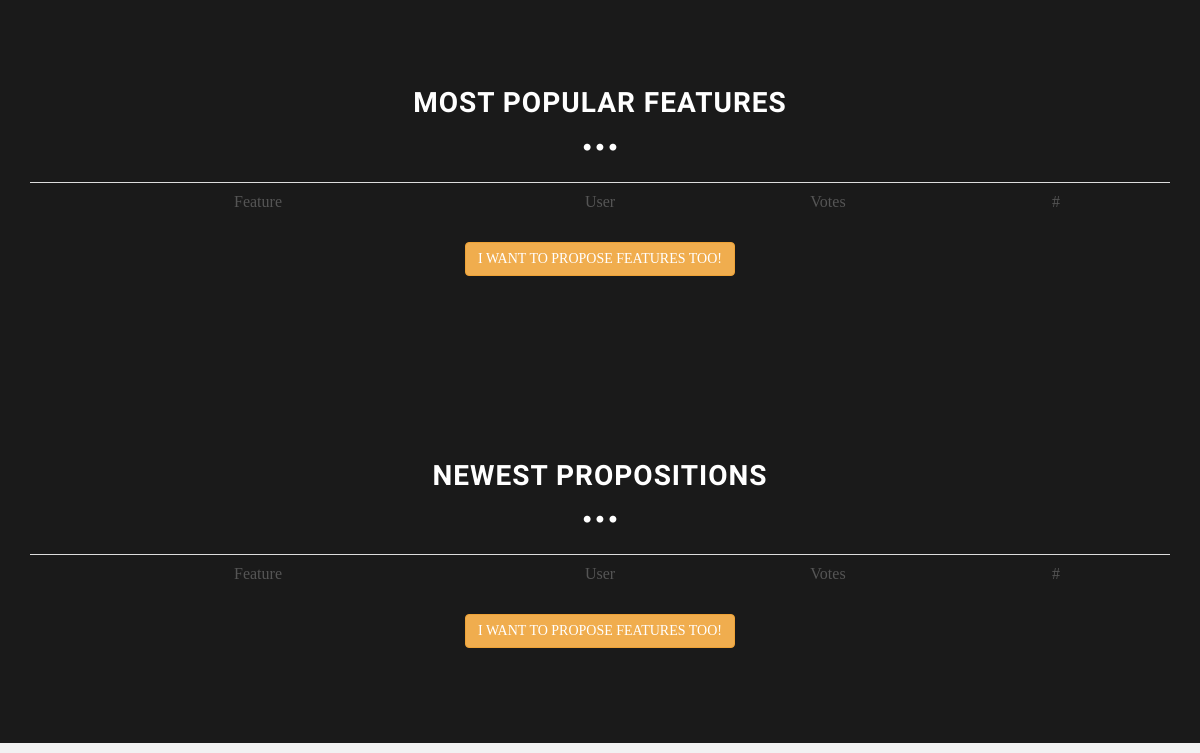
The app's page / (lower part), older data.
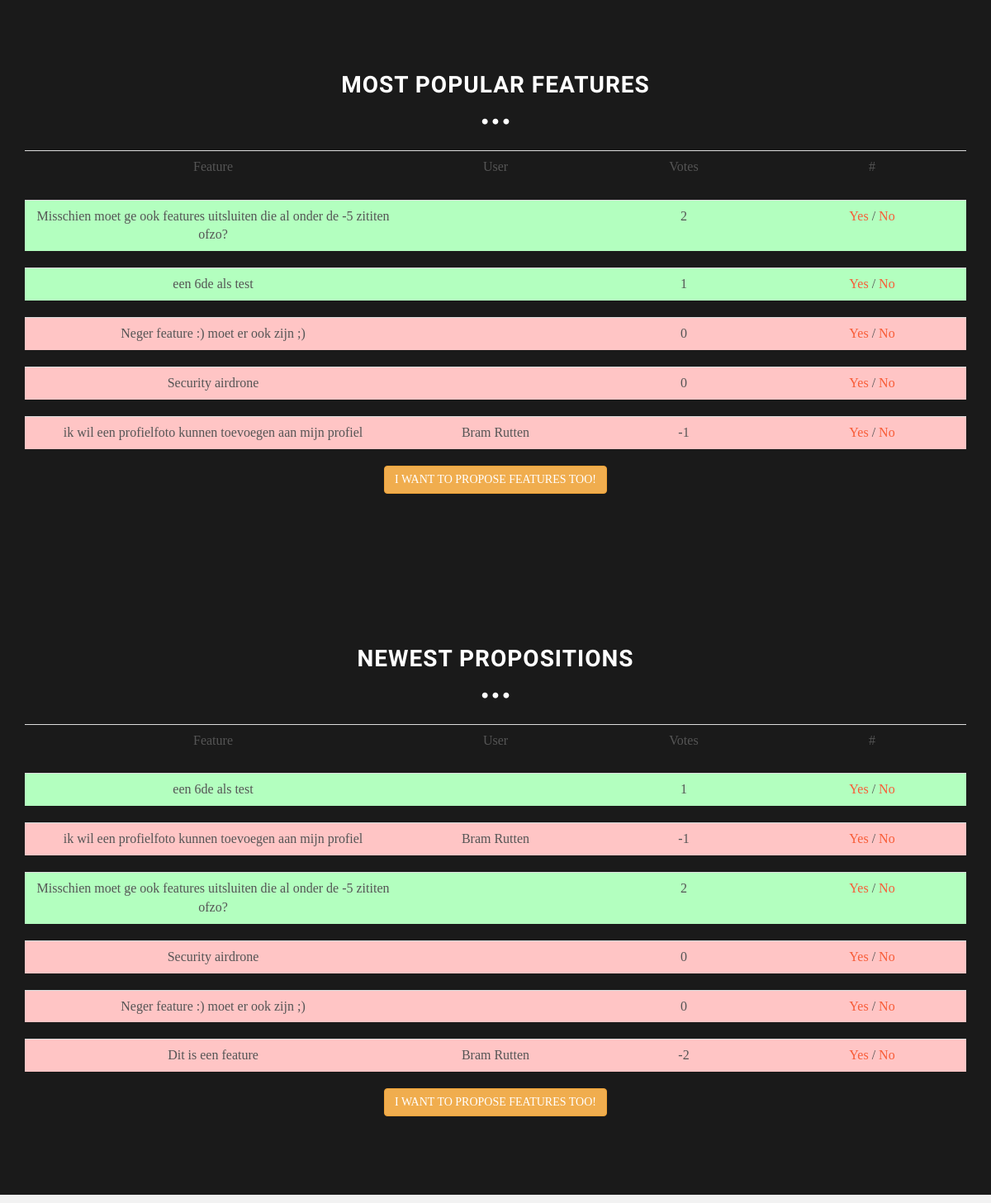
The same page, newer data.
### tables this page shows
CREATE TABLE IF NOT EXISTS `feature` (
  `feature_id` int(11) NOT NULL AUTO_INCREMENT,
  `created_on` timestamp NOT NULL DEFAULT CURRENT_TIMESTAMP ON UPDATE CURRENT_TIMESTAMP,
  `user_id` int(11) NOT NULL,
  `text` text NOT NULL,
  PRIMARY KEY (`feature_id`)
);

CREATE TABLE IF NOT EXISTS `user` (
  `user_id` int(11) NOT NULL AUTO_INCREMENT,
  `name` varchar(100) NOT NULL,
  `email` varchar(100) NOT NULL,
  `password` varchar(100) NOT NULL,
  `image` text NOT NULL,
  `is_admin` enum('0','1') NOT NULL,
  `hash` varchar(255) NOT NULL,
  PRIMARY KEY (`user_id`)
);

### init.php (called while the page is built, shortened)
<?php
include 'assets/classes/db.class.php';
include 'assets/classes/user.class.php';
$db 		= new Db();
$user 		= new User($db);
?>

### assets/classes/user.class.php (called while the page is built, shortened)
<?php
class user{
	 	function isLoggedIn($redirect=false){
		if(isset($_SESSION['hash'])){
			$db = new Db();
			$sql = 'SELECT * from user WHERE hash = "'.$_SESSION['hash'].'";';
			$result = $db->conn->query($sql);
			$row = $result->fetch_assoc();
			if($result->num_rows ==1){
				$this->fillUser($row['user_id']);
				return true;
			}else{
				if($redirect){
					header ('Location: logout.php');
					}else{
						return false;
					}
			}
		}else{
				if($redirect){
					header ('Location: logout.php');
				}else{
					return false;
				}
		}
	}
}
?>

### assets/classes/db.class.php (called while the page is built, shortened)
<?php
	class Db
	{
		private $m_sHost = "localhost";
		private $m_sUser = "root";
		private $m_sPassword = "";
		private $m_sDatabase = "featcher";
		public function __construct()
		{
			$this->conn = new mysqli($this->m_sHost, $this->m_sUser, $this->m_sPassword, $this->m_sDatabase);
		}
	}
?>

### index.php (the view, shortened to what this page needs)
<?php
include 'header.php';
?>
  <body data-spy="scroll" data-offset="0" data-target="#theMenu">
	<nav class="menu" id="theMenu">
	</nav>
	<div id="f">
		<div class="container">
			<div class="row">
				<h3>MOST POPULAR FEATURES</h3>
				<p class="centered"><i class="icon icon-circle"></i><i class="icon icon-circle"></i><i class="icon icon-circle"></i></p>
			<div class="head col-lg-12">
			<table class="table">
				<tr>
					<td width="40%">Feature</td>
					<td width="20%">User</td>
					<td width="20%">Votes</td>
					<td>#</td>
				</tr>
			</table>
			</div>
			<?php
			$q = $db->conn->query('SELECT f.*, (SELECT COUNT(*) FROM feature_vote WHERE feature_id = f.feature_id AND state="1") AS voteUp,
											   (SELECT COUNT(*) FROM feature_vote WHERE feature_id = f.feature_id AND state="0") AS voteDown,
											   (
											   		(SELECT COUNT(*) FROM feature_vote WHERE feature_id = f.feature_id AND state="1")
											   		-
											   		(SELECT COUNT(*) FROM feature_vote WHERE feature_id = f.feature_id AND state="0")
											   	) as totalVote,
											   	u.name
												FROM feature as f LEFT JOIN feature_vote as fv ON (f.feature_id = fv.feature_id)
												LEFT JOIN user 	as u ON (f.user_id = u.user_id)
												GROUP BY feature_id ORDER BY totalVote DESC LIMIT 5');
			?>
			<?php
			while($f = $q->fetch_assoc()){
			?>
			<div class="head col-lg-12">
			<table class="table">
				<tr style="background-color: <?=($f['totalVote'] > 0) ? '#B3FFBF' : '#FFC5C5'; ?>;">
					<td width="40%"><?=$f['text']?></td>
					<td width="20%"><?=$f['name']?></td>
					<td width="20%"><?=($f['totalVote'])?></td>
					<td><a href="?vote=yes&userid=<?=$user_id?>&fid=<?=$f['feature_id']?>">Yes</a> / <a href="?vote=no&userid=<?=$user_id?>&fid=<?=$f['feature_id']?>">No</a></td>
				</tr>
			</table>
			</div>
			<?php
			}
			?>
		</div>
					<?php
						if(!$user->isLoggedIn()){
					 ?>
					<a href="login.php"><p><button type="button" class="btn btn-warning">I WANT TO PROPOSE FEATURES TOO!</button></p></a>
					<?php
						}
					?>
				</div>
			</div>
	<div id="f">
		<div class="container">
			<div class="row centered">
				<h3>NEWEST PROPOSITIONS</h3>
					<p class="centered"><i class="icon icon-circle"></i><i class="icon icon-circle"></i><i class="icon icon-circle"></i></p>
			<div class="head col-lg-12">
			<table class="table">
				<tr>
					<td width="40%">Feature</td>
					<td width="20%">User</td>
					<td width="20%">Votes</td>
					<td>#</td>
				</tr>
			</table>
			</div>
			<?php
			$q = $db->conn->query('SELECT f.*, (SELECT COUNT(*) FROM feature_vote WHERE feature_id = f.feature_id AND state="1") AS voteUp,
											   (SELECT COUNT(*) FROM feature_vote WHERE feature_id = f.feature_id AND state="0") AS voteDown,
											   (
											   		(SELECT COUNT(*) FROM feature_vote WHERE feature_id = f.feature_id AND state="1")
											   		-
											   		(SELECT COUNT(*) FROM feature_vote WHERE feature_id = f.feature_id AND state="0")
											   	) as totalVote,
											   	u.name
									FROM feature as f
									LEFT JOIN feature_vote as fv ON (f.feature_id = fv.feature_id)
									LEFT JOIN user 	as u ON (f.user_id = u.user_id)
									GROUP BY feature_id ORDER BY created_on DESC LIMIT 10');
			?>
			<?php
			while($f = $q->fetch_assoc()){
			?>
			<div class="head col-lg-12">
			<table class="table">
				<tr style="background-color: <?=($f['totalVote'] > 0) ? '#B3FFBF' : '#FFC5C5'; ?>;">
					<td width="40%"><?=$f['text']?></td>
					<td width="20%"><?=$f['name']?></td>
					<td width="20%"><?=($f['totalVote'])?></td>
					<td><a href="?vote=yes&userid=<?=$user_id?>&fid=<?=$f['feature_id']?>">Yes</a> / <a href="?vote=no&userid=<?=$user_id?>&fid=<?=$f['feature_id']?>">No</a></td>
				</tr>
			</table>
			</div>
			<?php
			}
			?>
		</div>
					<?php
						if(!$user->isLoggedIn()){
					 ?>
					<a href="login.php"><p><button type="button" class="btn btn-warning">I WANT TO PROPOSE FEATURES TOO!</button></p></a>
					<?php
						}
					?>
				</div>
			</div>
</body>
</html>

### header.php (shortened to what this page needs)
<?php
include 'init.php';
?>
<!DOCTYPE html>
<html lang="en">
  <head>
    <link href="assets/css/bootstrap.css" rel="stylesheet">
    <link href="assets/css/main.css" rel="stylesheet">
	<link rel="stylesheet" href="assets/css/font-awesome.min.css">
  </head>

### assets/css/main.css (style rules this page uses)
body { background-color: #f2f2f2; font-family: 'EB Garamond', serif; font-weight: 300; font-size: 16px; color: #555; -webkit-font-smoothing: antialiased; -webkit-overflow-scrolling: touch; }
h1, h2, h3, h4, h5, h6 { font-family: 'Oswald', sans-serif; font-weight: 300; color: #333; }
p { line-height: 28px; margin-bottom: 25px; }
.centered { text-align: center; }
a { color: #f85c37; word-wrap: break-word; -webkit-transition: color 0.1s ease-in, background 0.1s ease-in; -moz-transition: color 0.1s ease-in, background 0.1s ease-in; -ms-transition: color 0.1s ease-in, background 0.1s ease-in; -o-transition: color 0.1s ease-in, background 0.1s ease-in; transition: color 0.1s ease-in, background 0.1s ease-in; }
a:before, a:after { -webkit-transition: color 0.1s ease-in, background 0.1s ease-in; -moz-transition: color 0.1s ease-in, background 0.1s ease-in; -ms-transition: color 0.1s ease-in, background 0.1s ease-in; -o-transition: color 0.1s ease-in, background 0.1s ease-in; transition: color 0.1s ease-in, background 0.1s ease-in; }
#f { background: #1a1a1a; padding-top: 70px; padding-bottom: 70px; text-align: center }
#f h3 { color: white; font-size: 28px; font-weight: 700; letter-spacing: 1px; }
#f i { font-size: 8px; color: #fff; padding: 3px; }
#f p { font-size: 20px; color: #f2f2f2; }
.menu { position: fixed; right: -200px; width: 260px; height: 100%; top: 0; z-index: 10; text-align: left; }
.menu, .body-push { -webkit-transition: all .3s ease; -moz-transition: all .3s ease; -ms-transition: all .3s ease; -o-transition: all .3s ease; transition: all .3s ease; }

Row changes from the older to the newer data that the page shows:
added feature: text "Misschien moet ge ook features uitsluiten die al onder de -5 zititen ofzo?", totalVote "2"
added feature: text "een 6de als test", totalVote "1"
added feature: text "Neger feature :) moet er ook zijn ;)", totalVote "0"
added feature: text "Security airdrone", totalVote "0"
added feature: text "ik wil een profielfoto kunnen toevoegen aan mijn profiel", user.name "Bram Rutten", totalVote "-1"
added feature: text "Dit is een feature", user.name "Bram Rutten", totalVote "-2", shown under "NEWEST PROPOSITIONS"
